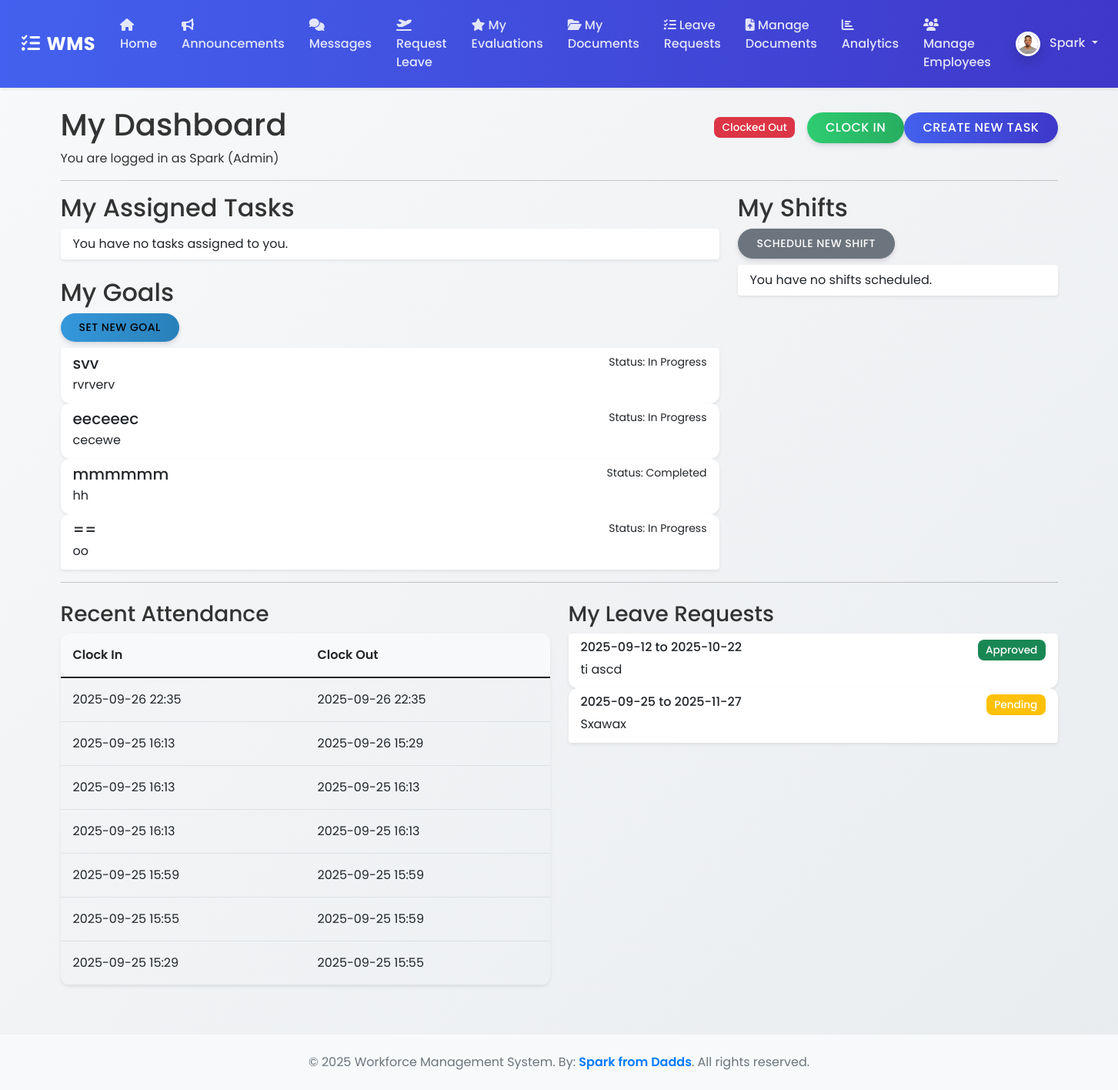
The page /home (signed in) on the database as committed earlier.
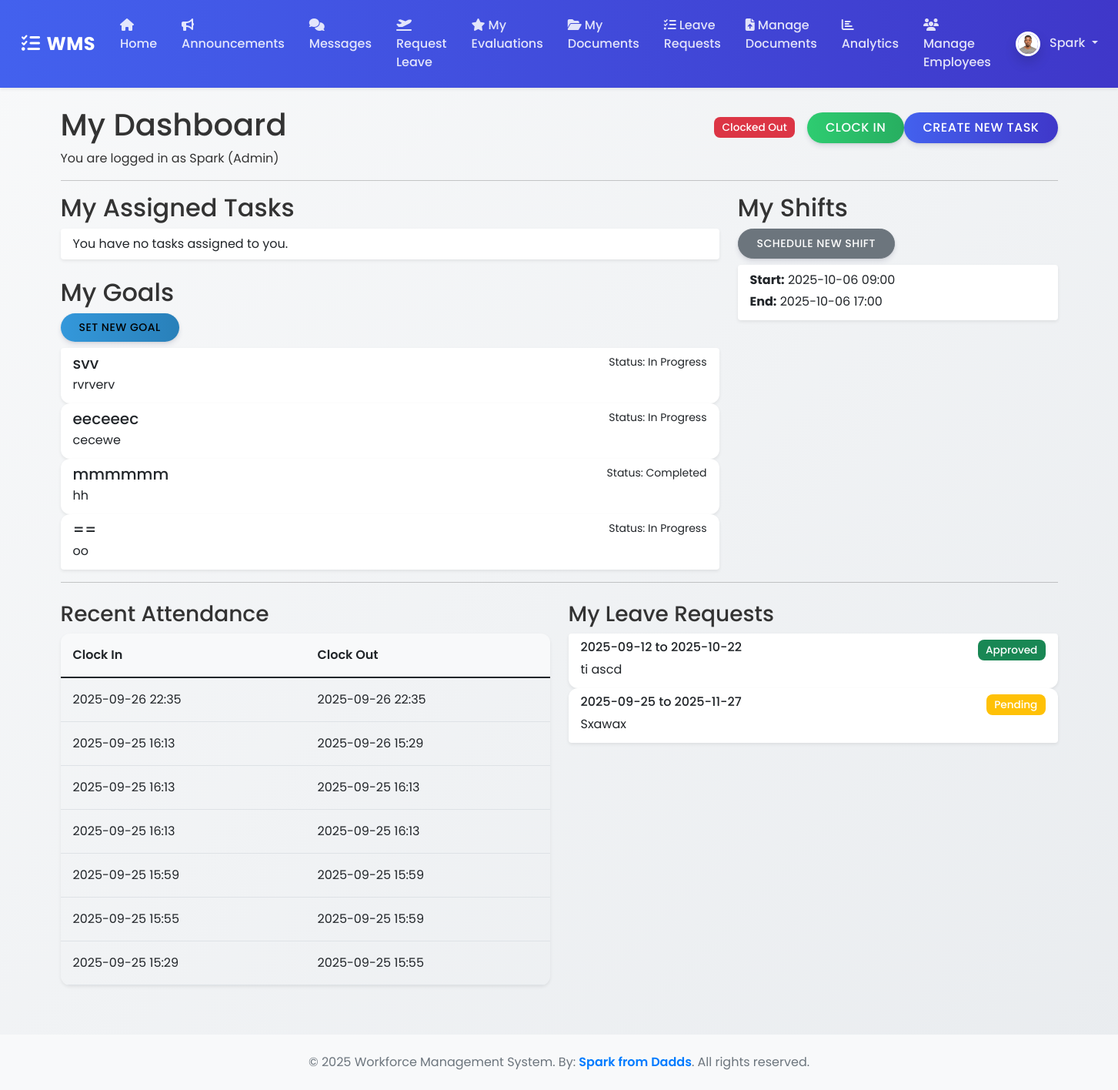
The same page on the database as committed later.
### wms/models.py (models this page shows, shortened)
class Goal(db.Model):
    id = db.Column(db.Integer, primary_key=True)
    title = db.Column(db.String(100), nullable=False)
    description = db.Column(Text, nullable=False)
    status = db.Column(db.String(20), nullable=False, default='In Progress')  # In Progress, Completed, Archived
    user_id = db.Column(db.Integer, db.ForeignKey('user.id'), nullable=False)
    user = db.relationship('User', backref='goals')

class Attendance(db.Model):
    id = db.Column(db.Integer, primary_key=True)
    clock_in_time = db.Column(db.DateTime, nullable=False, default=datetime.datetime.utcnow)
    clock_out_time = db.Column(db.DateTime, nullable=True)
    user_id = db.Column(db.Integer, db.ForeignKey('user.id'), nullable=False)
    user = db.relationship('User', backref='attendances')

class LeaveRequest(db.Model):
    id = db.Column(db.Integer, primary_key=True)
    start_date = db.Column(Date, nullable=False)
    end_date = db.Column(Date, nullable=False)
    reason = db.Column(Text, nullable=False)
    status = db.Column(db.String(20), nullable=False, default='Pending')  # Pending, Approved, Rejected
    user_id = db.Column(db.Integer, db.ForeignKey('user.id'), nullable=False)
    user = db.relationship('User', backref='leave_requests')

class Shift(db.Model):
    id = db.Column(db.Integer, primary_key=True)
    start_time = db.Column(db.DateTime, nullable=False)
    end_time = db.Column(db.DateTime, nullable=False)
    user_id = db.Column(db.Integer, db.ForeignKey('user.id'), nullable=False)
    user = db.relationship('User', backref='shifts')

### wms/routes.py (the view)
@main_bp.route("/")
@main_bp.route("/home")
@login_required
def home():
    tasks = current_user.tasks_assigned_to
    shifts = current_user.shifts
    last_attendance = Attendance.query.filter_by(user_id=current_user.id).order_by(Attendance.clock_in_time.desc()).first()
    attendance_history = Attendance.query.filter_by(user_id=current_user.id).order_by(Attendance.clock_in_time.desc()).limit(7).all()
    leave_requests = current_user.leave_requests
    goals = Goal.query.filter_by(user=current_user).filter(Goal.status != 'Archived').all()
    clock_form = EmptyForm()
    return render_template('index.html', title='Home', tasks=tasks, shifts=shifts, last_attendance=last_attendance, attendance_history=attendance_history, leave_requests=leave_requests, goals=goals, clock_form=clock_form)

### wms/__init__.py (called while the page is built)
def create_app():
    app = Flask(__name__)
    app.config['SECRET_KEY'] = os.environ.get('SECRET_KEY', 'a-very-secret-key-for-dev')
    app.config['SQLALCHEMY_DATABASE_URI'] = os.environ.get('DATABASE_URL', 'sqlite:///wms.db')
    app.config['SQLALCHEMY_TRACK_MODIFICATIONS'] = False
    app.config['UPLOAD_FOLDER'] = os.path.join(app.root_path, 'static/uploads')
    db.init_app(app)
    login_manager.init_app(app)
    csrf.init_app(app)
    migrate.init_app(app, db) # Initialize Migrate with app and db
    login_manager.login_view = 'main.login'
    login_manager.login_message_category = 'info'
    from wms.routes import main_bp
    app.register_blueprint(main_bp)
    with app.app_context():
        from . import models
    @login_manager.user_loader
    def load_user(user_id):
        from .models import User
        return User.query.get(int(user_id))
    return app

### wms/templates/index.html (shortened to what the changed rows need)
{% extends "base.html" %}
{% block content %}
    <div class="d-flex justify-content-between align-items-center">
        <h1>My Dashboard</h1>
    </div>
    <div class="row">
        <div class="col-md-8">
            <h2>My Assigned Tasks</h2>
            <h2>My Goals</h2>
            <div class="list-group">
                {% for goal in goals %}
                    <a href="{{ url_for('main.edit_goal', goal_id=goal.id) }}" class="list-group-item list-group-item-action">
                        <div class="d-flex w-100 justify-content-between">
                            <h5 class="mb-1">{{ goal.title }}</h5>
                            <small>Status: {{ goal.status }}</small>
                        </div>
                        <p class="mb-1">{{ goal.description }}</p>
                    </a>
                {% else %}
                    <div class="list-group-item">
                        You have no active goals.
                    </div>
                {% endfor %}
            </div>
        </div>
        <div class="col-md-4">
            <h2>My Shifts</h2>
            <div class="list-group">
                {% for shift in shifts %}
                    <div class="list-group-item">
                        <p class="mb-1"><strong>Start:</strong> {{ shift.start_time.strftime('%Y-%m-%d %H:%M') }}</p>
                        <p class="mb-1"><strong>End:</strong> {{ shift.end_time.strftime('%Y-%m-%d %H:%M') }}</p>
                    </div>
                {% else %}
                    <div class="list-group-item">
                        You have no shifts scheduled.
                    </div>
                {% endfor %}
            </div>
        </div>
    </div>
    <div class="row mt-4">
        <div class="col-md-6">
            <table class="table table-sm">
                <thead>
                    <tr>
                        <th>Clock In</th>
                        <th>Clock Out</th>
                    </tr>
                </thead>
                <tbody>
                    {% for entry in attendance_history %}
                        <tr>
                            <td>{{ entry.clock_in_time.strftime('%Y-%m-%d %H:%M') }}</td>
                            <td>{{ entry.clock_out_time.strftime('%Y-%m-%d %H:%M') if entry.clock_out_time else 'Still Clocked In' }}</td>
                        </tr>
                    {% else %}
                        <tr>
                            <td colspan="2">No attendance records found.</td>
                        </tr>
                    {% endfor %}
                </tbody>
            </table>
        </div>
        <div class="col-md-6">
            <div class="list-group">
                {% for request in leave_requests %}
                    <div class="list-group-item">
                        <div class="d-flex w-100 justify-content-between">
                            <h6 class="mb-1">{{ request.start_date.strftime('%Y-%m-%d') }} to {{ request.end_date.strftime('%Y-%m-%d') }}</h6>
                            {% if request.status == 'Approved' %}
                                <span class="badge bg-success">{{ request.status }}</span>
                            {% elif request.status == 'Rejected' %}
                                <span class="badge bg-danger">{{ request.status }}</span>
                            {% else %}
                                <span class="badge bg-warning">{{ request.status }}</span>
                            {% endif %}
                        </div>
                        <p class="mb-1">{{ request.reason }}</p>
                    </div>
                {% else %}
                    <div class="list-group-item">
                        You have no leave requests.
                    </div>
                {% endfor %}
            </div>
        </div>
    </div>
{% endblock content %}

Rows that differ between the two databases and show on the page:
added Shift: start_time "2025-10-06 09:00", end_time "2025-10-06 17:00"
Other text that changed with them:
text no longer shown: "You have no shifts scheduled."
